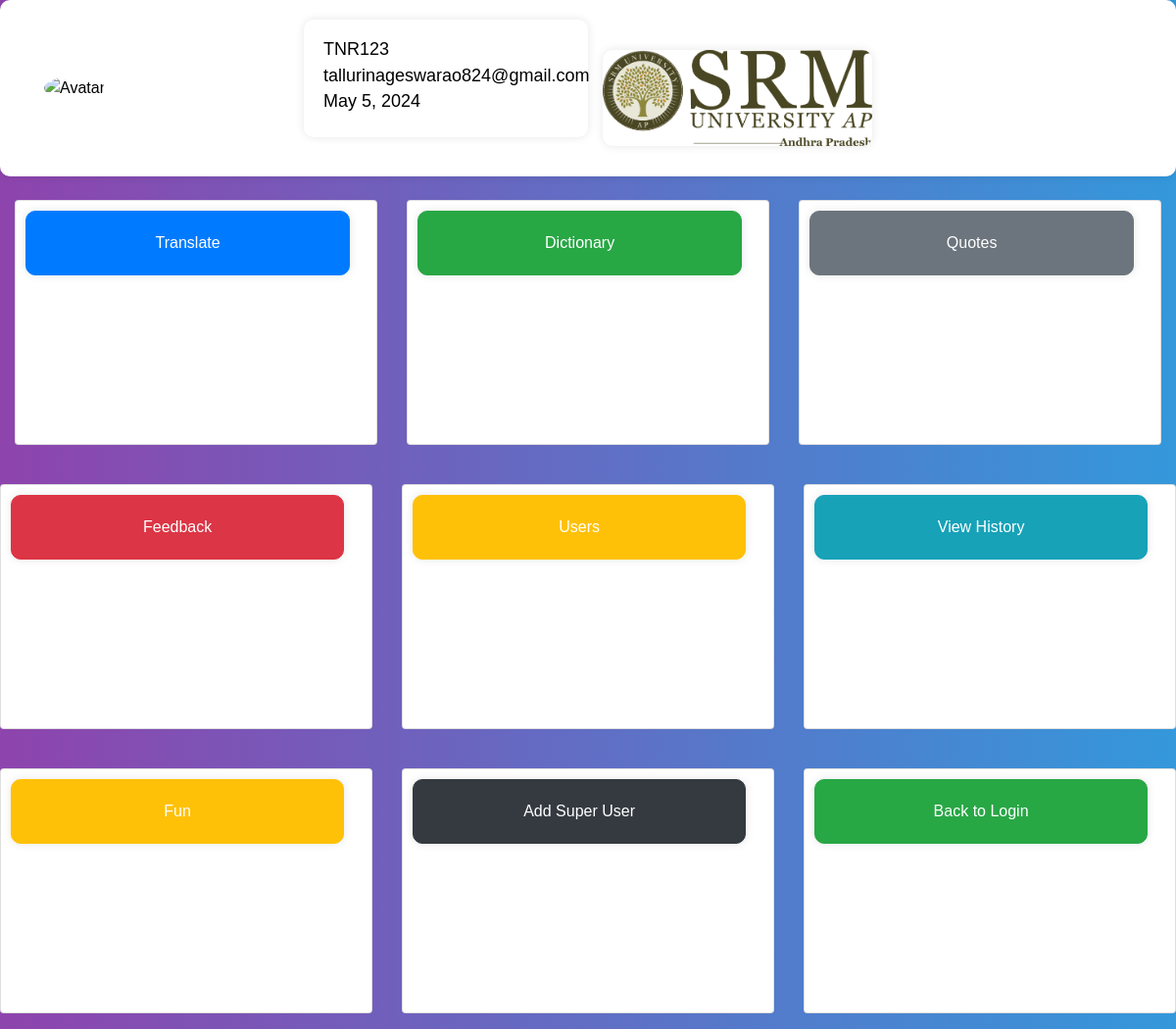
Page /main2/TNR123 on the committed database.
### language/models.py (models this page shows)
class superuser(models.Model):
	userid=models.AutoField(primary_key=True)
	username=models.CharField(max_length=200)
	email=models.CharField(max_length=150)
	dob=models.DateField(null=True)
	registerdate=models.DateTimeField(auto_now=True)
	password=models.CharField(max_length=128)

### language/views.py (the view)
# urls.py: path('main2/<str:e>',views.main2,name="main2"),
def main2(request,e):
	b=superuser.objects.get(username=e)
	return render(request,"main2.html",{'a':b})

### language/templates/main2.html (shortened to what this page needs)
{% load static %}
<!DOCTYPE html>
<html>
<head>
    <link rel="stylesheet" type="text/css" href="{% static 'css/bootstrap.min.css' %}">
</head>
<body>
    <div class="container-fluid">
        <div class="row align-items-center avatar-container">
            <div class="col-md-3">
                <img src="https://source.unsplash.com/random/800x600/?nature" class="avatar" alt="Avatar">
            </div>
            <div class="col-md-3 user-info">
                <h1>{{ a.username }}</h1>
                <h2>{{ a.email }}</h2>
                <h3>{{ a.dob }}</h3>
            </div>
            <div class="col-md-6 extra-image-container">
                <img src="/media/images/Logo-2 (1).png" class="extra-image" alt="Extra Image">
            </div>
        </div>
        <div class="row mt-4">
            <div class="col-md-4 mb-3">
                <div class="card" id="translate" onclick="toggleAnimation(this)">
                    <a href="{% url 'translate' a.username %}" class="btn btn-primary btn-block card-btn">Translate</a>
                </div>
            </div>
            <div class="col-md-4 mb-3">
                <div class="card" id="dictionary" onclick="toggleAnimation(this)">
                    <a href="{% url 'dictionary' %}" class="btn btn-success btn-block card-btn">Dictionary</a>
                </div>
            </div>
            <div class="col-md-4 mb-3">
                <div class="card" id="quotes" onclick="toggleAnimation(this)">
                    <a href="{% url 'list' a.username %}" class="btn btn-secondary btn-block card-btn">Quotes</a>
                </div>
            </div>
        </div>
    </div>
    <div class="row mt-4">
        <div class="col-md-4 mb-3">
            <div class="card" id="feedback" onclick="toggleAnimation(this)">
                <a href="{% url 'viewfeedback' %}" class="btn btn-danger btn-block card-btn">Feedback</a>
            </div>
        </div>
        <div class="col-md-4 mb-3">
            <div class="card" id="users" onclick="toggleAnimation(this)">
                <a href="{% url 'userlist' %}" class="btn btn-warning card-btn">Users</a>
            </div>
        </div>
        <div class="col-md-4 mb-3">
            <div class="card" id="history" onclick="toggleAnimation(this)">
                <a href="{% url 'history' %}" class="btn btn-info card-btn">View History</a>
            </div>
        </div>
    </div>
    <div class="row mt-4">
        <div class="col-md-4 mb-3">
            <div class="card" id="fun" onclick="toggleAnimation(this)">
                <a href="{% url 'fun' %}" class="btn btn-warning card-btn">Fun</a>
            </div>
        </div>
        <div class="col-md-4 mb-3">
            <div class="card" id="users" onclick="toggleAnimation(this)">
                <a href="{% url 'superuser' %}" class="btn btn-dark card-btn">Add Super User</a>
            </div>
        </div>
        <div class="col-md-4 mb-3">
            <div class="card" id="login" onclick="toggleAnimation(this)">
                <a href="{% url 'superlogin' %}" class="btn btn-success card-btn">Back to Login</a>
            </div>
        </div>
    </div>
</body>
</html>

### language/templates/main2.html (style rules this page uses)
body { background: linear-gradient(to right, #8e44ad, #3498db); color: black; font-family: 'Arial', sans-serif; }
.avatar-container { background-color: #fff; padding: 20px; border-radius: 10px; box-shadow: 0px 0px 10px rgba(0, 0, 0, 0.1); display: flex; align-items: center; }
.avatar { width: 150px; height: 150px; border-radius: 50%; margin-right: 20px; padding: 10px; }
.user-info { background-color: #fff; padding: 20px; border-radius: 10px; margin-bottom: 20px; box-shadow: 0px 0px 10px rgba(0, 0, 0, 0.1); }
.user-info h1, .user-info h2, .user-info h3 { font-size: 18px; margin-bottom: 5px; }
.card-btn { margin: 10px; color: #fff; text-align: center; padding: 20px; border-radius: 10px; width: 90%; background-repeat: no-repeat; background-size: cover; box-shadow: 0px 0px 10px rgba(0, 0, 0, 0.1); }
.card { cursor: pointer; height: 250px; background-size: cover; }
#translate { background-image: url('https://source.unsplash.com/random/800x600/?language'); }
#dictionary { background-image: url('https://source.unsplash.com/random/800x600/?technology'); }
#quotes { background-image: url('https://source.unsplash.com/random/800x600/?animals'); }
#feedback { background-image: url('https://source.unsplash.com/random/800x600/?architecture'); }
#users { background-image: url('https://source.unsplash.com/random/800x600/?travel'); }
#history { background-image: url('https://source.unsplash.com/random/800x600/?music'); }
#fun { background-image: url('https://source.unsplash.com/random/800x600/?art'); }
#login { background-image: url('https://source.unsplash.com/random/800x600/?sports'); }
.extra-image-container { display: flex; align-items: center; margin-top: 20px; }
.extra-image { width: 50%; height: auto; border-radius: 10px; object-fit: cover; box-shadow: 0px 0px 10px rgba(0, 0, 0, 0.1); }

### rows in the picture
superuser: username "TNR123", email "tallurinageswarao824@gmail.com", dob "May 5, 2024"
